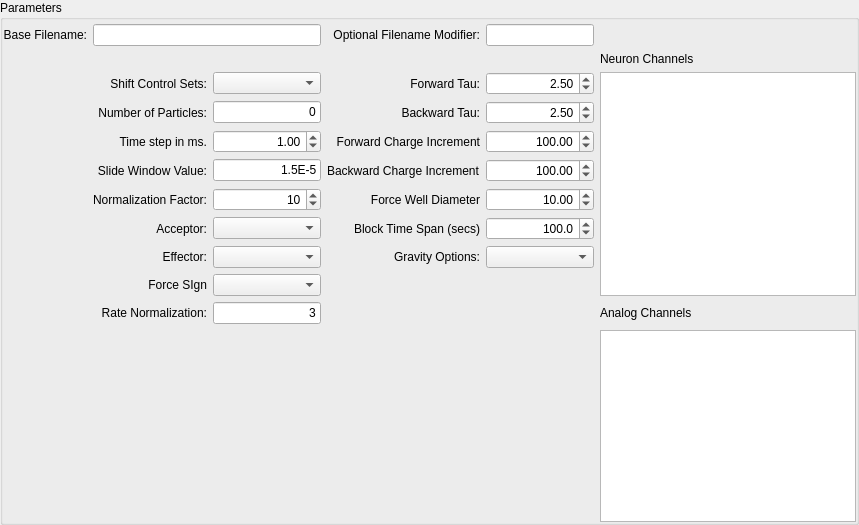
        <widget class="QGroupBox" name="paramGroupBox">
         <property name="sizePolicy">
          <sizepolicy hsizetype="Preferred" vsizetype="Preferred">
           <horstretch>0</horstretch>
           <verstretch>0</verstretch>
          </sizepolicy>
         </property>
         <property name="title">
          <string>Parameters</string>
         </property>
         <layout class="QHBoxLayout" name="horizontalLayout_17">
          <property name="leftMargin">
           <number>0</number>
          </property>
          <property name="topMargin">
           <number>4</number>
          </property>
          <property name="rightMargin">
           <number>0</number>
          </property>
          <property name="bottomMargin">
           <number>0</number>
          </property>
          <item>
           <layout class="QGridLayout" name="paramLayout" rowstretch="0,0,0,0,0,0,0,0,0,0,0,0">
            <item row="2" column="1">
             <widget class="QLabel" name="shiftLabel">
              <property name="text">
               <string>Shift Control Sets:</string>
              </property>
              <property name="alignment">
               <set>Qt::AlignRight|Qt::AlignTrailing|Qt::AlignVCenter</set>
              </property>
             </widget>
            </item>
            <item row="7" column="3">
             <widget class="QLabel" name="timeSpanLabel">
              <property name="text">
               <string>Block Time Span (secs)</string>
              </property>
              <property name="alignment">
               <set>Qt::AlignRight|Qt::AlignTrailing|Qt::AlignVCenter</set>
              </property>
             </widget>
            </item>
            <item row="7" column="1">
             <widget class="QLabel" name="acceptorLabel">
              <property name="text">
               <string>Acceptor:</string>
              </property>
              <property name="alignment">
               <set>Qt::AlignRight|Qt::AlignTrailing|Qt::AlignVCenter</set>
              </property>
             </widget>
            </item>
            <item row="10" column="1">
             <widget class="QLabel" name="rateNormLabel">
              <property name="text">
               <string>Rate Normalization:</string>
              </property>
              <property name="alignment">
               <set>Qt::AlignRight|Qt::AlignTrailing|Qt::AlignVCenter</set>
              </property>
             </widget>
            </item>
            <item row="5" column="2">
             <widget class="QLineEdit" name="slideValue">
              <property name="toolTip">
               <string>&lt;html&gt;&lt;head/&gt;&lt;body&gt;&lt;p&gt;The slide value is the inverse of vscosity.&lt;/p&gt;&lt;/body&gt;&lt;/html&gt;</string>
              </property>
              <property name="text">
               <string>1.5E-5</string>
              </property>
              <property name="alignment">
               <set>Qt::AlignRight|Qt::AlignTrailing|Qt::AlignVCenter</set>
              </property>
              <property name="placeholderText">
               <string/>
              </property>
             </widget>
            </item>
            <item row="2" column="2">
             <widget class="QComboBox" name="shiftValues">
              <property name="toolTip">
               <string>&lt;html&gt;&lt;head/&gt;&lt;body&gt;&lt;p&gt;Number of shift control sets to generate.&lt;/p&gt;&lt;p&gt; Must be 100, 1000, or 10000&lt;/p&gt;&lt;/body&gt;&lt;/html&gt;</string>
              </property>
              <property name="editable">
               <bool>false</bool>
              </property>
              <property name="currentText">
               <string/>
              </property>
              <property name="currentIndex">
               <number>-1</number>
              </property>
              <property name="maxVisibleItems">
               <number>3</number>
              </property>
             </widget>
            </item>
            <item row="3" column="2">
             <widget class="QLineEdit" name="selParticles">
              <property name="toolTip">
               <string>&lt;html&gt;&lt;head/&gt;&lt;body&gt;&lt;p&gt;Number of particles, that is, number of spike trains. The maximum is 64.&lt;/p&gt;&lt;p&gt;The contents of this control is determined by the number of channels selected in the Neuron Channels check boxes to the right.&lt;/p&gt;&lt;/body&gt;&lt;/html&gt;</string>
              </property>
              <property name="text">
               <string>0</string>
              </property>
              <property name="alignment">
               <set>Qt::AlignRight|Qt::AlignTrailing|Qt::AlignVCenter</set>
              </property>
              <property name="readOnly">
               <bool>true</bool>
              </property>
              <property name="placeholderText">
               <string>0</string>
              </property>
             </widget>
            </item>
            <item row="0" column="1" colspan="2">
             <widget class="QLineEdit" name="baseName">
              <property name="toolTip">
               <string>&lt;html&gt;&lt;head/&gt;&lt;body&gt;&lt;p&gt;This is the base filename used to save files used by gravity programs.&lt;/p&gt;&lt;p&gt;This is initially determined by the .gdt base file name, but the user can change it.&lt;/p&gt;&lt;p&gt;The optional file name modifier will be added to the end of the base name.&lt;/p&gt;&lt;p&gt;The convention is to use the form of a dash and text.&lt;/p&gt;&lt;p&gt;For example, a base name of experiment10 and a modifier of -P1set results in the filename experiment10-P1set.&lt;br/&gt;&lt;/p&gt;&lt;/body&gt;&lt;/html&gt;</string>
              </property>
             </widget>
            </item>
            <item row="6" column="3">
             <widget class="QLabel" name="wellDiamLabel">
              <property name="text">
               <string>Force Well Diameter</string>
              </property>
              <property name="alignment">
               <set>Qt::AlignRight|Qt::AlignTrailing|Qt::AlignVCenter</set>
              </property>
             </widget>
            </item>
            <item row="3" column="3">
             <widget class="QLabel" name="backwardTauLabel">
              <property name="text">
               <string>Backward Tau:</string>
              </property>
              <property name="alignment">
               <set>Qt::AlignRight|Qt::AlignTrailing|Qt::AlignVCenter</set>
              </property>
             </widget>
            </item>
            <item row="7" column="4">
             <widget class="QDoubleSpinBox" name="timeSpan">
              <property name="toolTip">
               <string>&lt;html&gt;&lt;head/&gt;&lt;body&gt;&lt;p&gt;Time span of each block INCLUDING 4*tau gap - between markb, marke.&lt;/p&gt;&lt;p&gt;&lt;br/&gt;&lt;/p&gt;&lt;/body&gt;&lt;/html&gt;</string>
              </property>
              <property name="alignment">
               <set>Qt::AlignRight|Qt::AlignTrailing|Qt::AlignVCenter</set>
              </property>
              <property name="showGroupSeparator" stdset="0">
               <bool>false</bool>
              </property>
              <property name="decimals">
               <number>1</number>
              </property>
              <property name="minimum">
               <double>1.000000000000000</double>
              </property>
              <property name="maximum">
               <double>4294967295.000000000000000</double>
              </property>
              <property name="singleStep">
               <double>1.000000000000000</double>
              </property>
              <property name="value">
               <double>100.000000000000000</double>
              </property>
             </widget>
            </item>
            <item row="6" column="4">
             <widget class="QDoubleSpinBox" name="wellDiam">
              <property name="toolTip">
               <string>&lt;html&gt;&lt;head/&gt;&lt;body&gt;&lt;p&gt; Force well diameter - repelling distance&lt;/p&gt;&lt;p&gt;&lt;br/&gt;&lt;/p&gt;&lt;/body&gt;&lt;/html&gt;</string>
              </property>
              <property name="alignment">
               <set>Qt::AlignRight|Qt::AlignTrailing|Qt::AlignVCenter</set>
              </property>
              <property name="showGroupSeparator" stdset="0">
               <bool>false</bool>
              </property>
              <property name="decimals">
               <number>2</number>
              </property>
              <property name="maximum">
               <double>1000.000000000000000</double>
              </property>
              <property name="singleStep">
               <double>1.000000000000000</double>
              </property>
              <property name="value">
               <double>10.000000000000000</double>
              </property>
             </widget>
            </item>
            <item row="5" column="1">
             <widget class="QLabel" name="slideLabel">
              <property name="text">
               <string>Slide Window Value:</string>
              </property>
              <property name="alignment">
               <set>Qt::AlignRight|Qt::AlignTrailing|Qt::AlignVCenter</set>
              </property>
             </widget>
            </item>
            <item row="4" column="2">
             <widget class="QDoubleSpinBox" name="timeStep">
              <property name="alignment">
               <set>Qt::AlignRight|Qt::AlignTrailing|Qt::AlignVCenter</set>
              </property>
              <property name="suffix">
               <string/>
              </property>
              <property name="value">
               <double>1.000000000000000</double>
              </property>
             </widget>
            </item>
            <item row="3" column="1">
             <widget class="QLabel" name="numParticlesLabel">
              <property name="text">
               <string>Number of Particles:</string>
              </property>
              <property name="alignment">
               <set>Qt::AlignRight|Qt::AlignTrailing|Qt::AlignVCenter</set>
              </property>
             </widget>
            </item>
            <item row="9" column="2">
             <widget class="QComboBox" name="forceSign">
              <property name="toolTip">
               <string>&lt;html&gt;&lt;head/&gt;&lt;body&gt;&lt;p&gt;Force sign.&lt;/p&gt;&lt;p&gt;+1 is excitation&lt;/p&gt;&lt;p&gt;-1 is inhibition.&lt;/p&gt;&lt;/body&gt;&lt;/html&gt;</string>
              </property>
              <property name="editable">
               <bool>false</bool>
              </property>
              <property name="currentText">
               <string/>
              </property>
              <property name="currentIndex">
               <number>-1</number>
              </property>
              <property name="maxVisibleItems">
               <number>3</number>
              </property>
             </widget>
            </item>
            <item row="7" column="2">
             <widget class="QComboBox" name="acceptorValues">
              <property name="toolTip">
               <string>&lt;html&gt;&lt;head/&gt;&lt;body&gt;&lt;p&gt;Acceptor forward (+1) or backward (-1).&lt;/p&gt;&lt;p&gt;For central peak featues, start with both acceptor and effector set to +1;&lt;/p&gt;&lt;/body&gt;&lt;/html&gt;</string>
              </property>
              <property name="editable">
               <bool>false</bool>
              </property>
              <property name="currentText">
               <string/>
              </property>
              <property name="currentIndex">
               <number>-1</number>
              </property>
              <property name="maxVisibleItems">
               <number>3</number>
              </property>
             </widget>
            </item>
            <item row="0" column="3">
             <widget class="QLabel" name="fnameModLabel">
              <property name="text">
               <string>Optional Filename Modifier:</string>
              </property>
              <property name="alignment">
               <set>Qt::AlignRight|Qt::AlignTrailing|Qt::AlignVCenter</set>
              </property>
             </widget>
            </item>
            <item row="5" column="4">
             <widget class="QDoubleSpinBox" name="backCharge">
              <property name="toolTip">
               <string>&lt;html&gt;&lt;head/&gt;&lt;body&gt;&lt;p&gt;Backward charge increment.&lt;/p&gt;&lt;/body&gt;&lt;/html&gt;</string>
              </property>
              <property name="alignment">
               <set>Qt::AlignRight|Qt::AlignTrailing|Qt::AlignVCenter</set>
              </property>
              <property name="showGroupSeparator" stdset="0">
               <bool>false</bool>
              </property>
              <property name="decimals">
               <number>2</number>
              </property>
              <property name="maximum">
               <double>1000.000000000000000</double>
              </property>
              <property name="singleStep">
               <double>1.000000000000000</double>
              </property>
              <property name="value">
               <double>100.000000000000000</double>
              </property>
             </widget>
            </item>
            <item row="3" column="4">
             <widget class="QDoubleSpinBox" name="backwardTau">
              <property name="toolTip">
               <string>&lt;html&gt;&lt;head/&gt;&lt;body&gt;&lt;p&gt;Backward Tau value, N lines&lt;/p&gt;&lt;p&gt;Default: Same as forward Tau values for each spike train.&lt;/p&gt;&lt;p&gt;The tau values are usually between, say, 1.5 and 5.5, given correlation feature duration.&lt;/p&gt;&lt;p&gt;&lt;br/&gt;&lt;/p&gt;&lt;/body&gt;&lt;/html&gt;</string>
              </property>
              <property name="alignment">
               <set>Qt::AlignRight|Qt::AlignTrailing|Qt::AlignVCenter</set>
              </property>
              <property name="showGroupSeparator" stdset="0">
               <bool>false</bool>
              </property>
              <property name="maximum">
               <double>10.000000000000000</double>
              </property>
              <property name="singleStep">
               <double>0.100000000000000</double>
              </property>
              <property name="value">
               <double>2.500000000000000</double>
              </property>
             </widget>
            </item>
            <item row="4" column="4">
             <widget class="QDoubleSpinBox" name="forwardInc">
              <property name="toolTip">
               <string>&lt;html&gt;&lt;head/&gt;&lt;body&gt;&lt;p&gt;Forward charge increment.&lt;/p&gt;&lt;/body&gt;&lt;/html&gt;</string>
              </property>
              <property name="alignment">
               <set>Qt::AlignRight|Qt::AlignTrailing|Qt::AlignVCenter</set>
              </property>
              <property name="showGroupSeparator" stdset="0">
               <bool>false</bool>
              </property>
              <property name="decimals">
               <number>2</number>
              </property>
              <property name="maximum">
               <double>1000.000000000000000</double>
              </property>
              <property name="singleStep">
               <double>1.000000000000000</double>
              </property>
              <property name="value">
               <double>100.000000000000000</double>
              </property>
             </widget>
            </item>
            <item row="6" column="2">
             <widget class="QSpinBox" name="normFactor">
              <property name="toolTip">
               <string>&lt;html&gt;&lt;head/&gt;&lt;body&gt;&lt;p&gt;Normalization factor.&lt;/p&gt;&lt;/body&gt;&lt;/html&gt;</string>
              </property>
              <property name="alignment">
               <set>Qt::AlignRight|Qt::AlignTrailing|Qt::AlignVCenter</set>
              </property>
              <property name="minimum">
               <number>1</number>
              </property>
              <property name="value">
               <number>10</number>
              </property>
             </widget>
            </item>
            <item row="2" column="5" rowspan="8">
             <widget class="QListWidget" name="neuroChans">
              <property name="sizePolicy">
               <sizepolicy hsizetype="Expanding" vsizetype="Expanding">
                <horstretch>0</horstretch>
                <verstretch>0</verstretch>
               </sizepolicy>
              </property>
              <property name="styleSheet">
               <string notr="true">QListView::item {
  padding: 4px;
}</string>
              </property>
             </widget>
            </item>
            <item row="2" column="4">
             <widget class="QDoubleSpinBox" name="forwardTau">
              <property name="toolTip">
               <string>&lt;html&gt;&lt;head/&gt;&lt;body&gt;&lt;p&gt; Forward Tau value.&lt;/p&gt;&lt;p&gt;The tau values are usually between, say, 1.5 and 5.5, given correlation feature duration.&lt;/p&gt;&lt;p&gt;&lt;br/&gt;&lt;/p&gt;&lt;/body&gt;&lt;/html&gt;</string>
              </property>
              <property name="alignment">
               <set>Qt::AlignRight|Qt::AlignTrailing|Qt::AlignVCenter</set>
              </property>
              <property name="showGroupSeparator" stdset="0">
               <bool>false</bool>
              </property>
              <property name="maximum">
               <double>10.000000000000000</double>
              </property>
              <property name="singleStep">
               <double>0.100000000000000</double>
              </property>
              <property name="value">
               <double>2.500000000000000</double>
              </property>
             </widget>
            </item>
            <item row="8" column="3">
             <widget class="QLabel" name="gravityOptsLabel">
              <property name="text">
               <string>Gravity Options:</string>
              </property>
              <property name="alignment">
               <set>Qt::AlignRight|Qt::AlignTrailing|Qt::AlignVCenter</set>
              </property>
             </widget>
            </item>
            <item row="8" column="4">
             <widget class="QComboBox" name="gravityOpts">
              <property name="toolTip">
               <string>&lt;html&gt;&lt;head/&gt;&lt;body&gt;
   &lt;TABLE BORDER=&quot;2&quot;; table-layout:fixed&gt;
   &lt;TR&gt;
      &lt;TH width=400&gt;
         gbatch options      Charge decay option:
      &lt;/TH&gt;
      &lt;TH width=60&gt;
         AF-EF
      &lt;/TH&gt;
      &lt;TH width=60&gt;
         AB-EF
      &lt;/TH&gt;
      &lt;TH width=60&gt;
         AF-EB
      &lt;/TH&gt;
      &lt;TH width=&quot;400&quot;&gt;
         Output Files
      &lt;/TH&gt;
   &lt;/TR&gt;
   &lt;TR&gt;
      &lt;TD&gt;
         OPTION N - Standard gravity, N-Dimensions
      &lt;/TD&gt;
      &lt;TD ALIGN=&quot;CENTER&quot;&gt;
         OK
      &lt;/TD&gt;
      &lt;TD ALIGN=&quot;CENTER&quot;&gt;
         OK
      &lt;/TD&gt;
      &lt;TD ALIGN=&quot;CENTER&quot;&gt;
         OK
      &lt;/TD&gt;
      &lt;TD&gt;
         *.pos (distance between pairs), *.gout (n-space projections)
         and *.dir files.
      &lt;/TD&gt;
   &lt;/TR&gt;
   &lt;TR&gt;
      &lt;TD&gt;
         OPTION O - Tuned gravity, N-Dimensions
      &lt;/TD&gt;
      &lt;TD ALIGN=&quot;CENTER&quot;&gt;
         X
      &lt;/TD&gt;
      &lt;TD ALIGN=&quot;CENTER&quot;&gt;
         X
      &lt;/TD&gt;
      &lt;TD ALIGN=&quot;CENTER&quot;&gt;
         X
      &lt;/TD&gt;
      &lt;TD&gt;
         *.pos (distance between pairs), *.gout (n-space projections)
         and *.dir files.
      &lt;/TD&gt;
   &lt;/TR&gt;
   &lt;TR&gt;
      &lt;TD&gt;
         OPTION P - Standard gravity, 1-Dimension
      &lt;/TD&gt;
      &lt;TD ALIGN=&quot;CENTER&quot;&gt;
         X
      &lt;/TD&gt;
      &lt;TD ALIGN=&quot;CENTER&quot;&gt;
         NA
      &lt;/TD&gt;
      &lt;TD ALIGN=&quot;CENTER&quot;&gt;
         NA
      &lt;/TD&gt;
      &lt;TD&gt;
         *.pos (distance between pairs)
      &lt;/TD&gt;
  &lt;\TR&gt;
   &lt;TR&gt;
      &lt;TD&gt;
         OPTION Q - Tuned gravity, 1-Dimension
      &lt;/TD&gt;
      &lt;TD ALIGN=&quot;CENTER&quot;&gt;
         X
      &lt;/TD&gt;
      &lt;TD ALIGN=&quot;CENTER&quot;&gt;
         NA
      &lt;/TD&gt;
      &lt;TD ALIGN=&quot;CENTER&quot;&gt;
         NA
      &lt;/TD&gt;
      &lt;TD&gt;
         *.pos (distance between pairs)
      &lt;/TD&gt;
   &lt;/TR&gt;
&lt;/TABLE&gt;
&lt;/body&gt;&lt;/html&gt;</string>
              </property>
              <property name="editable">
               <bool>false</bool>
              </property>
              <property name="currentText">
               <string/>
              </property>
              <property name="currentIndex">
               <number>-1</number>
              </property>
              <property name="maxVisibleItems">
               <number>4</number>
              </property>
             </widget>
            </item>
            <item row="9" column="1">
             <widget class="QLabel" name="forceSignLabel">
              <property name="text">
               <string>Force SIgn</string>
              </property>
              <property name="alignment">
               <set>Qt::AlignRight|Qt::AlignTrailing|Qt::AlignVCenter</set>
              </property>
             </widget>
            </item>
            <item row="10" column="2">
             <widget class="QLineEdit" name="rateNorm">
              <property name="enabled">
               <bool>true</bool>
              </property>
              <property name="toolTip">
               <string>&lt;html&gt;&lt;head/&gt;&lt;body&gt;&lt;p&gt;For now, this is always 3.&lt;/p&gt;&lt;/body&gt;&lt;/html&gt;</string>
              </property>
              <property name="text">
               <string>3</string>
              </property>
              <property name="alignment">
               <set>Qt::AlignRight|Qt::AlignTrailing|Qt::AlignVCenter</set>
              </property>
              <property name="readOnly">
               <bool>true</bool>
              </property>
             </widget>
            </item>
            <item row="11" column="5">
             <widget class="QListWidget" name="analogChans">
              <property name="styleSheet">
               <string notr="true">QListView::item {
  padding: 4px;
}</string>
              </property>
             </widget>
            </item>
            <item row="0" column="0">
             <widget class="QLabel" name="baseLabel">
              <property name="text">
               <string>Base Filename:</string>
              </property>
              <property name="alignment">
               <set>Qt::AlignRight|Qt::AlignTrailing|Qt::AlignVCenter</set>
              </property>
             </widget>
            </item>
            <item row="10" column="5">
             <widget class="QLabel" name="analogLabel">
              <property name="text">
               <string>Analog Channels</string>
              </property>
             </widget>
            </item>
            <item row="6" column="1">
             <widget class="QLabel" name="normFactorLabel">
              <property name="text">
               <string>Normalization Factor:</string>
              </property>
              <property name="alignment">
               <set>Qt::AlignRight|Qt::AlignTrailing|Qt::AlignVCenter</set>
              </property>
             </widget>
            </item>
            <item row="4" column="1">
             <widget class="QLabel" name="timeStepLabel">
              <property name="text">
               <string>Time step in ms.</string>
              </property>
              <property name="alignment">
               <set>Qt::AlignRight|Qt::AlignTrailing|Qt::AlignVCenter</set>
              </property>
             </widget>
            </item>
            <item row="8" column="1">
             <widget class="QLabel" name="effectorLabel">
              <property name="text">
               <string>Effector:</string>
              </property>
              <property name="textFormat">
               <enum>Qt::PlainText</enum>
              </property>
              <property name="alignment">
               <set>Qt::AlignRight|Qt::AlignTrailing|Qt::AlignVCenter</set>
              </property>
             </widget>
            </item>
            <item row="0" column="4">
             <widget class="QLineEdit" name="fnameMod">
              <property name="toolTip">
               <string>&lt;html&gt;&lt;head/&gt;&lt;body&gt;&lt;p&gt;The optional file name modifier will be added to the end of the base name.&lt;/p&gt;&lt;p&gt;The convention is to use the form of a dash and text, for example, -test1&lt;/p&gt;&lt;/body&gt;&lt;/html&gt;</string>
              </property>
             </widget>
            </item>
            <item row="5" column="3">
             <widget class="QLabel" name="backChargeLabel">
              <property name="text">
               <string>Backward Charge Increment</string>
              </property>
             </widget>
            </item>
            <item row="4" column="3">
             <widget class="QLabel" name="forwardChgIncLabel">
              <property name="text">
               <string>Forward Charge Increment</string>
              </property>
              <property name="alignment">
               <set>Qt::AlignRight|Qt::AlignTrailing|Qt::AlignVCenter</set>
              </property>
             </widget>
            </item>
            <item row="2" column="3">
             <widget class="QLabel" name="forwardTauLabel">
              <property name="text">
               <string>Forward Tau:</string>
              </property>
              <property name="alignment">
               <set>Qt::AlignRight|Qt::AlignTrailing|Qt::AlignVCenter</set>
              </property>
             </widget>
            </item>
            <item row="8" column="2">
             <widget class="QComboBox" name="effectorValues">
              <property name="toolTip">
               <string>&lt;html&gt;&lt;head/&gt;&lt;body&gt;&lt;p&gt;Effector forward (+1) or backward (-1).&lt;/p&gt;&lt;p&gt;For central peak featues, start with both acceptor and effector set to +1;&lt;/p&gt;&lt;/body&gt;&lt;/html&gt;</string>
              </property>
              <property name="editable">
               <bool>false</bool>
              </property>
              <property name="currentText">
               <string/>
              </property>
              <property name="currentIndex">
               <number>-1</number>
              </property>
              <property name="maxVisibleItems">
               <number>3</number>
              </property>
             </widget>
            </item>
            <item row="1" column="5">
             <widget class="QLabel" name="neuroLabel">
              <property name="text">
               <string>Neuron Channels</string>
              </property>
             </widget>
            </item>
           </layout>
          </item>
         </layout>
        </widget>
